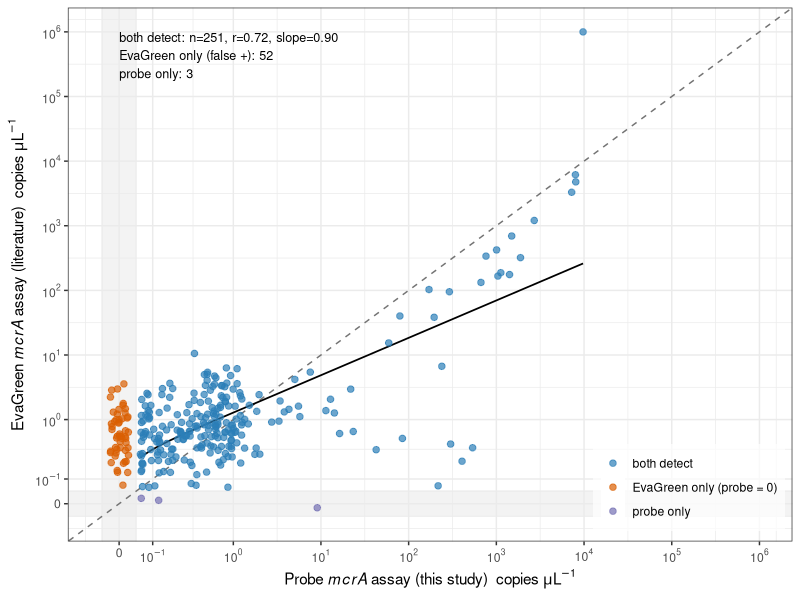
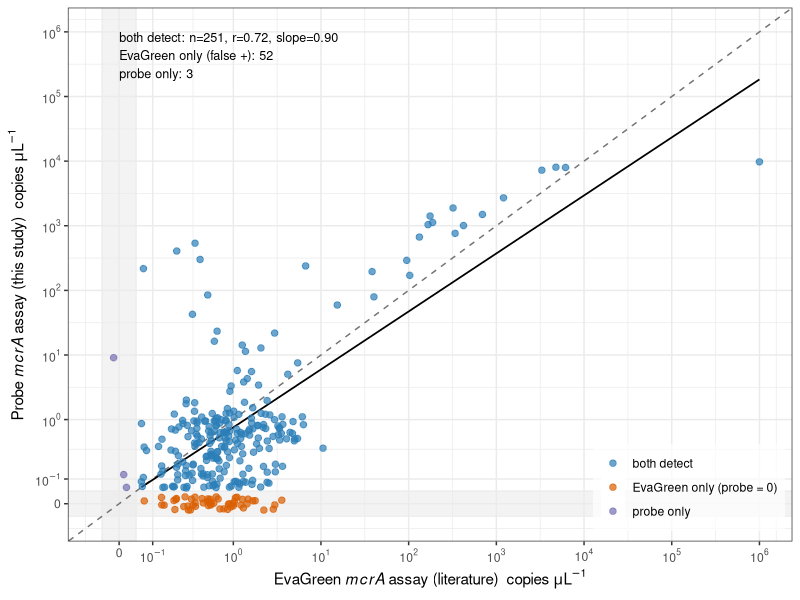

The R script that drew these images, in order:
#!/usr/bin/env Rscript
# ==============================================================================
# rev_figS19_mcra-probe-validation.R  (SI)
# Validate the probe-based mcrA ddPCR assay against the original EvaGreen/ML assay
# on the same wood samples. Pseudo-log axes so non-detects sit at true 0 and low
# detections rise continuously (no artificial gap). EvaGreen calls many positives
# the specific probe scores zero (its false-positive signature; Arnold et al. 2024),
# while agreeing quantitatively where both detect. Compared on copies/uL (direct
# measurement). Writes BOTH axis orientations for choosing; the canonical
# figS19_mcra_probe_validation.png = probe-on-x (trusted-assay-as-reference).
# ==============================================================================
suppressMessages({library(ggplot2); library(scales)}); options(warn=-1, stringsAsFactors=FALSE)
dd <- read.csv("data/compiled/ddpcr_gene_abundances.csv")
dd$conc <- suppressWarnings(as.numeric(dd$concentration_copies_per_uL))   # copies/uL (direct)
AT <- "loose"
a <- dd[dd$target_gene=="mcra"       & dd$analysis_type==AT, c("sample_id","conc")]
b <- dd[dd$target_gene=="mcra_probe" & dd$analysis_type==AT & dd$material=="Wood", c("sample_id","conc")]
names(a)<-c("sample_id","eg"); names(b)<-c("sample_id","pr")
m <- merge(a,b,by="sample_id"); m <- m[is.finite(m$eg)&is.finite(m$pr),]
m$cat <- with(m, ifelse(eg>0 & pr>0, "both detect",
                 ifelse(eg>0 & pr==0, "EvaGreen only (probe = 0)",
                 ifelse(eg==0 & pr>0, "probe only", "both = 0"))))
sig <- 0.05; pslog <- pseudo_log_trans(sigma=sig, base=10)
set.seed(1); zj <- function(n) runif(n, -sig*0.5, sig*0.5)
m$egp <- ifelse(m$eg==0, zj(nrow(m)), m$eg); m$prp <- ifelse(m$pr==0, zj(nrow(m)), m$pr)
topmax <- max(c(m$eg, m$pr))
pos <- m[m$eg>0 & m$pr>0, ]
lab <- sprintf("both detect: n=%d, r=%.2f, slope=%.2f\nEvaGreen only (false +): %d\nprobe only: %d",
               nrow(pos), cor(log10(pos$eg),log10(pos$pr)), coef(lm(log10(pr)~log10(eg),data=pos))[2],
               sum(m$cat=="EvaGreen only (probe = 0)"), sum(m$cat=="probe only"))
cols <- c("both detect"="#2c7fb8","EvaGreen only (probe = 0)"="#d95f02",
          "probe only"="#7570b3","both = 0"="grey55")
brk <- c(0,0.1,1,10,100,1e3,1e4,1e5,1e6)
lbl <- c("0",expression(10^-1),expression(10^0),expression(10^1),expression(10^2),
         expression(10^3),expression(10^4),expression(10^5),expression(10^6))
eglab <- expression(EvaGreen~italic(mcrA)~assay~"(literature)"~~copies~mu*L^{-1})
prlab <- expression(Probe~italic(mcrA)~assay~"(this study)"~~copies~mu*L^{-1})

build <- function(xp, yp, xr, yr, xlab, ylab, out){
  px<-pos[[xr]]; py<-pos[[yr]]; cf<-coef(lm(log10(py)~log10(px)))
  fx<-10^seq(log10(min(px)),log10(max(px)),length=100); fit<-data.frame(x=fx, y=10^(cf[1]+cf[2]*log10(fx)))
  p <- ggplot(m, aes(.data[[xp]], .data[[yp]], colour=cat)) +
    annotate("rect", xmin=-sig, xmax=sig, ymin=-Inf, ymax=Inf, fill="grey92", alpha=.6) +
    annotate("rect", ymin=-sig, ymax=sig, xmin=-Inf, xmax=Inf, fill="grey92", alpha=.6) +
    geom_abline(slope=1, intercept=0, linetype=2, colour="grey45") +
    geom_line(data=fit, aes(x,y), colour="black", linewidth=.6, inherit.aes=FALSE) +
    geom_point(alpha=.7, size=1.9) +
    scale_x_continuous(trans=pslog, breaks=brk, labels=lbl, limits=c(-sig,topmax)) +
    scale_y_continuous(trans=pslog, breaks=brk, labels=lbl, limits=c(-sig,topmax)) +
    scale_colour_manual(values=cols, name=NULL) +
    annotate("text", x=0, y=topmax, label=lab, hjust=0, vjust=1, size=3.2) +
    labs(x=xlab, y=ylab) +
    theme_bw(base_size=11) + theme(legend.position=c(.99,.02), legend.justification=c(1,0),
                                   legend.background=element_rect(fill=alpha("white",.7), colour=NA))
  ggsave(out, p, width=7.4, height=6.3, dpi=300); out
}
build("prp","egp","pr","eg", prlab, eglab, "outputs/figures/generated/figS19_mcra_probe-x.png")      # probe on X
build("egp","prp","eg","pr", eglab, prlab, "outputs/figures/generated/figS19_mcra_evagreen-x.png")   # EvaGreen on X (chosen)
# canonical = EvaGreen-on-x: false positives form a band pinned to 0 on OUR probe measure
file.copy("outputs/figures/generated/figS19_mcra_evagreen-x.png", "outputs/figures/generated/figS19_mcra_probe_validation.png", overwrite=TRUE)
cat("wrote figS19_mcra_{probe-x,evagreen-x}.png (canonical = EvaGreen-x)\n")
